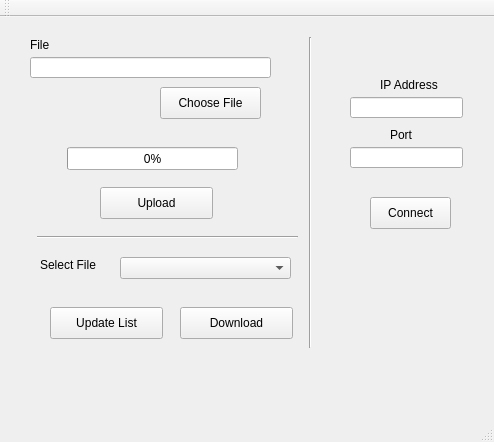
<?xml version="1.0" encoding="UTF-8"?>
<ui version="4.0">
 <class>MainWindow</class>
 <widget class="QMainWindow" name="MainWindow">
  <property name="geometry">
   <rect>
    <x>0</x>
    <y>0</y>
    <width>494</width>
    <height>442</height>
   </rect>
  </property>
  <property name="windowTitle">
   <string>MainWindow</string>
  </property>
  <widget class="QWidget" name="centralWidget">
   <widget class="QPushButton" name="Connect">
    <property name="geometry">
     <rect>
      <x>370</x>
      <y>180</y>
      <width>81</width>
      <height>32</height>
     </rect>
    </property>
    <property name="text">
     <string>Connect</string>
    </property>
   </widget>
   <widget class="QLineEdit" name="FileName">
    <property name="geometry">
     <rect>
      <x>30</x>
      <y>40</y>
      <width>241</width>
      <height>21</height>
     </rect>
    </property>
   </widget>
   <widget class="QLabel" name="label">
    <property name="geometry">
     <rect>
      <x>30</x>
      <y>20</y>
      <width>59</width>
      <height>16</height>
     </rect>
    </property>
    <property name="text">
     <string>File</string>
    </property>
   </widget>
   <widget class="Line" name="line">
    <property name="geometry">
     <rect>
      <x>300</x>
      <y>20</y>
      <width>20</width>
      <height>311</height>
     </rect>
    </property>
    <property name="orientation">
     <enum>Qt::Vertical</enum>
    </property>
   </widget>
   <widget class="QPushButton" name="ChooseFile">
    <property name="geometry">
     <rect>
      <x>160</x>
      <y>70</y>
      <width>101</width>
      <height>32</height>
     </rect>
    </property>
    <property name="text">
     <string>Choose File</string>
    </property>
   </widget>
   <widget class="QPushButton" name="Upload">
    <property name="geometry">
     <rect>
      <x>100</x>
      <y>170</y>
      <width>113</width>
      <height>32</height>
     </rect>
    </property>
    <property name="text">
     <string>Upload</string>
    </property>
   </widget>
   <widget class="QLineEdit" name="RemotePort">
    <property name="geometry">
     <rect>
      <x>350</x>
      <y>130</y>
      <width>113</width>
      <height>21</height>
     </rect>
    </property>
   </widget>
   <widget class="QLineEdit" name="RemoteIP">
    <property name="geometry">
     <rect>
      <x>350</x>
      <y>80</y>
      <width>113</width>
      <height>21</height>
     </rect>
    </property>
   </widget>
   <widget class="QLabel" name="label_2">
    <property name="geometry">
     <rect>
      <x>380</x>
      <y>60</y>
      <width>59</width>
      <height>16</height>
     </rect>
    </property>
    <property name="text">
     <string>IP Address</string>
    </property>
   </widget>
   <widget class="QLabel" name="label_3">
    <property name="geometry">
     <rect>
      <x>390</x>
      <y>110</y>
      <width>31</width>
      <height>16</height>
     </rect>
    </property>
    <property name="text">
     <string>Port</string>
    </property>
   </widget>
   <widget class="QProgressBar" name="progressBar">
    <property name="geometry">
     <rect>
      <x>67</x>
      <y>130</y>
      <width>171</width>
      <height>23</height>
     </rect>
    </property>
    <property name="value">
     <number>0</number>
    </property>
    <property name="textVisible">
     <bool>true</bool>
    </property>
   </widget>
   <widget class="QComboBox" name="comboBox">
    <property name="geometry">
     <rect>
      <x>120</x>
      <y>240</y>
      <width>171</width>
      <height>22</height>
     </rect>
    </property>
   </widget>
   <widget class="Line" name="line_2">
    <property name="geometry">
     <rect>
      <x>37</x>
      <y>210</y>
      <width>261</width>
      <height>20</height>
     </rect>
    </property>
    <property name="orientation">
     <enum>Qt::Horizontal</enum>
    </property>
   </widget>
   <widget class="QLabel" name="label_4">
    <property name="geometry">
     <rect>
      <x>40</x>
      <y>240</y>
      <width>61</width>
      <height>16</height>
     </rect>
    </property>
    <property name="text">
     <string>Select File</string>
    </property>
   </widget>
   <widget class="QPushButton" name="Download">
    <property name="geometry">
     <rect>
      <x>180</x>
      <y>290</y>
      <width>113</width>
      <height>32</height>
     </rect>
    </property>
    <property name="text">
     <string>Download</string>
    </property>
   </widget>
   <widget class="QPushButton" name="UpdateList">
    <property name="geometry">
     <rect>
      <x>50</x>
      <y>290</y>
      <width>113</width>
      <height>32</height>
     </rect>
    </property>
    <property name="text">
     <string>Update List</string>
    </property>
   </widget>
  </widget>
  <widget class="QMenuBar" name="menuBar">
   <property name="geometry">
    <rect>
     <x>0</x>
     <y>0</y>
     <width>494</width>
     <height>22</height>
    </rect>
   </property>
  </widget>
  <widget class="QToolBar" name="mainToolBar">
   <attribute name="toolBarArea">
    <enum>TopToolBarArea</enum>
   </attribute>
   <attribute name="toolBarBreak">
    <bool>false</bool>
   </attribute>
  </widget>
  <widget class="QStatusBar" name="statusBar"/>
 </widget>
 <layoutdefault spacing="6" margin="11"/>
 <resources/>
 <connections/>
</ui>
